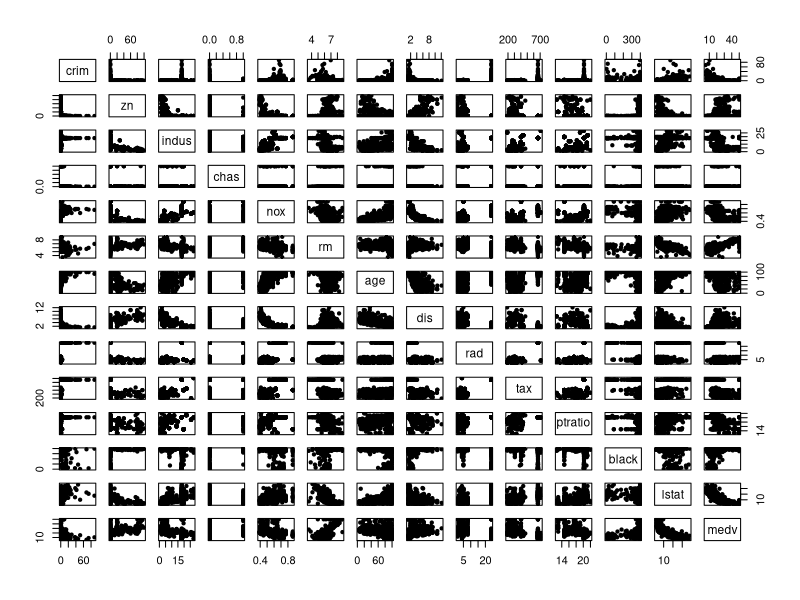
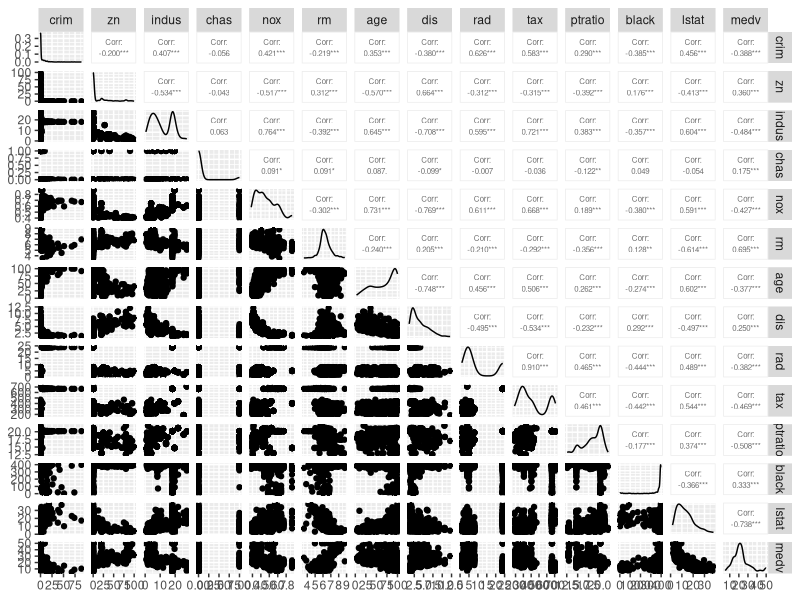
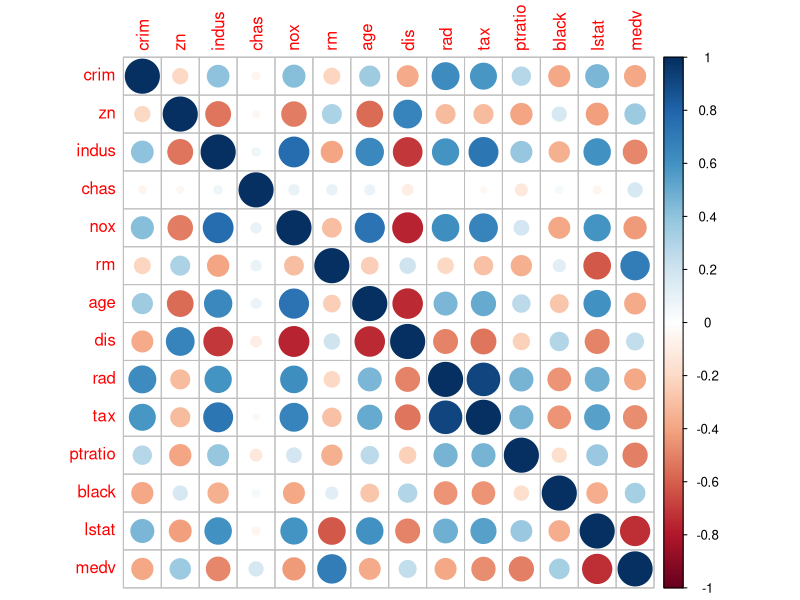
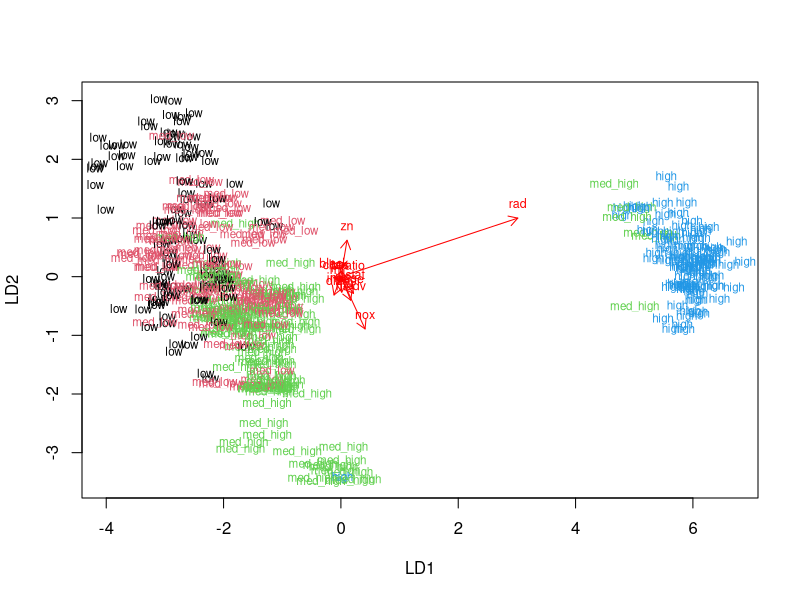
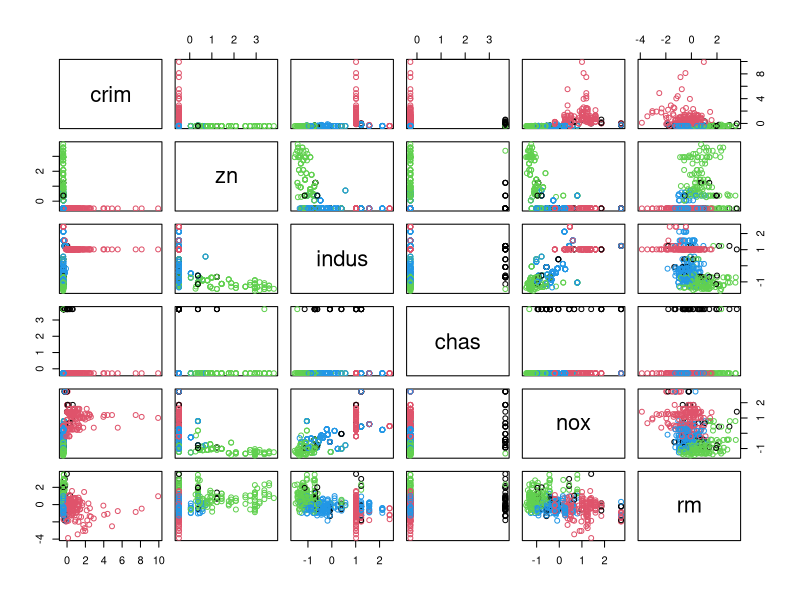
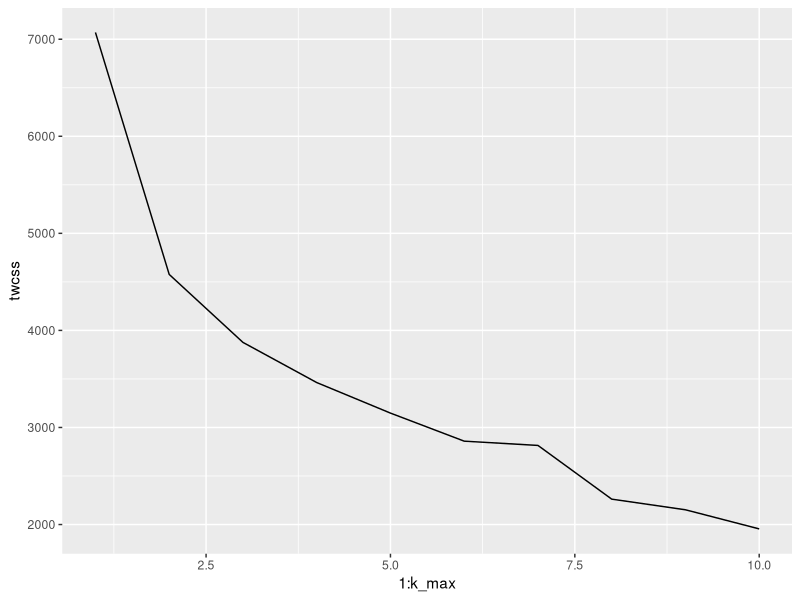
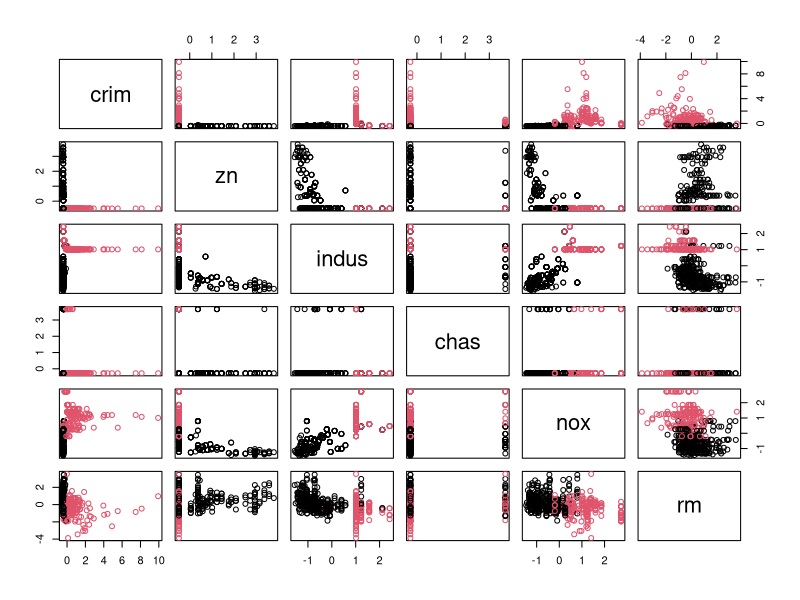

These charts were generated, in order, by the following R code:
## ---- chunk 1
# Loading packages.
library(dplyr)
library(MASS)
library(tidyr)
library(corrplot)
library(ggplot2)
library(GGally)
# Loading the Boston dataset from MASS package.
data(Boston)

# Exploring the structure and dimensions of the dataset.
str(Boston)
dim(Boston)
## ---- chunk 2
# Plot variable info.
pairs(Boston, pch = 20)

summary(Boston)

# Plot correlation between variables.
p <- ggpairs(Boston, upper = list(continuous = wrap("cor",size=2)))
p

# Create the correlation matrix and plot it.
cor_matrix <- round(cor(Boston),digits=5)
cor_matrix
corrplot(cor_matrix, method="circle")

## ---- chunk 3
# Checking data summary and standardizing the dataset.
summary(Boston)
boston_scaled <- scale(Boston)
summary(boston_scaled)
## ---- chunk 4

# Checking dataset class and changing it to a dataframe.
class(boston_scaled)
boston_scaled <- as.data.frame(boston_scaled)
boston_scaled$crim <- as.numeric(boston_scaled$crim)

# Summary of the scaled crime rate.
summary(boston_scaled$crim)

# Creating a quantile vector of crim variable.
bins <- quantile(boston_scaled$crim)
bins

# Creating a categorical variable crime.
crime <- cut(boston_scaled$crim, breaks = bins, 
             label = c("low","med_low","med_high","high"), 
             include.lowest = TRUE)

# Looking at the table of the new factor crime.
table(crime)

# Removing the original crim from the dataset.
boston_scaled <- dplyr::select(boston_scaled, -crim)

# Adding the new categorical value to scaled data.
boston_scaled <- data.frame(boston_scaled, crime)

# Creating the train and test datasets.
n <- nrow(boston_scaled)
ind <- sample(n, size = n * 0.8)
train <- boston_scaled[ind,]
test <- boston_scaled[-ind,]
correct_classes <- test$crime
test <- dplyr::select(test, -crime)

## ---- chunk 5

# Creating the linear discriminant model.
lda.fit <- lda(crime~., data = train)

lda.arrows <- function(x, myscale = 1, arrow_heads = 0.1, color = "red", tex = 0.75, choices = c(1,2)){
  heads <- coef(x)
  arrows(x0 = 0, y0 = 0, 
         x1 = myscale * heads[,choices[1]], 
         y1 = myscale * heads[,choices[2]], col=color, length = arrow_heads)
  text(myscale * heads[,choices], labels = row.names(heads), 
       cex = tex, col=color, pos=3)
}

# Changing target classes to numeric.
classes <- as.numeric(train$crime)

# Plotting the results.
plot(lda.fit, col = classes, dimen = 2)
lda.arrows(lda.fit, myscale = 1)

print(lda.fit)
## ---- chunk 6
# Using the LDA model to predict the classes.
lda.pred <- predict(lda.fit, newdata = test)

table(correct = correct_classes, predicted = lda.pred$class)
## ---- chunk 7
# Re-reading the data and standardizing it.
data(Boston)
Boston <- scale(Boston)
Boston <- as.data.frame(Boston)

# Calculating distances between observations with euclidean and manhattan methods.
dist_eu <- dist(Boston, method = "euclidean")
summary(dist_eu)
dist_man <- dist(Boston, method = "manhattan")
summary(dist_man)

# K-means clustering
km <- kmeans(Boston, centers = 4)
pairs(Boston[1:6], col = km$cluster)

# Work with the exercise in this chunk, step-by-step. Fix the R code!
# MASS, ggplot2 and Boston dataset are available
set.seed(123)

# determine the number of clusters
k_max <- 10

# calculate the total within sum of squares
twcss <- sapply(1:k_max, function(k){kmeans(Boston, k)$tot.withinss})

# visualize the results
qplot(x = 1:k_max, y = twcss, geom = 'line')

# k-means clustering
km <- kmeans(Boston, centers = 2)

# plot the Boston dataset with clusters
pairs(Boston[1:6], col = km$cluster)

